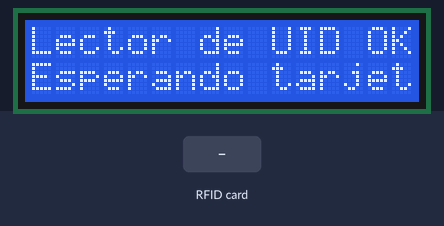
Bench run of a sketch on a simulated ESP8266 (NodeMCU). Shown: 16×2 character LCD. Inputs (shaded band) come from the test bench. What the sketch prints to the serial monitor is not drawn.

Above: at 1.3 s.
1.4 s: RFID card 5E 7A 19 C4 held to the reader
At 2.0 s:
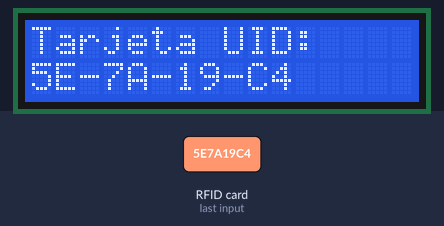
Timing chart, 0 to 4.4 s (numbered marks = the images above; inputs shaded):
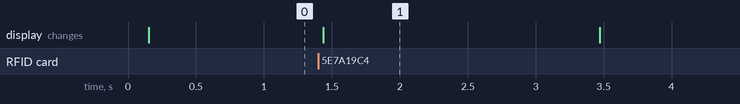

Measured:
- after the input at 1.4 s, the display: changes at once (image 1)
- what the display in image 1 shows lasts 2.1 s, from 1.4 s to 3.5 s

The sketch:

Lector_UID.ino
```cpp
#include <SPI.h>
#include <MFRC522.h>
#include <Wire.h>

// Librerías compatibles con ESP8266 para I2C LCD
#include <hd44780.h>
#include <hd44780ioClass/hd44780_I2Cexp.h>

// ------------------------------------------------------------------
// --- CONFIGURACIÓN
// ------------------------------------------------------------------

// PINES RFID (SPI)
#define RST_PIN D3 // RST conectado a D3 (GPIO0)
#define SS_PIN D4 // SDA/SS conectado a D4 (GPIO2)

// PINES I2C LCD (Estándar para ESP8266)
#define SDA_PIN D2 // SDA (Data) conectado a D2 (GPIO4)
#define SCL_PIN D1 // SCL (Clock) conectado a D1 (GPIO5)

// ------------------------------------------------------------------
// --- INICIALIZACIÓN DE PERIFÉRICOS ---
// ------------------------------------------------------------------
MFRC522 reader(SS_PIN, RST_PIN);

hd44780_I2Cexp lcd;
MFRC522::MIFARE_Key key;

void setup() {
    Serial.begin(115200);
    while (!Serial);

    // Inicialización I2C (LCD)
    Wire.begin(SDA_PIN, SCL_PIN);
    lcd.begin(16, 2); // Inicia la LCD con 16 columnas y 2 filas
    lcd.backlight();

    // Inicialización SPI (RFID)
    SPI.begin();
    reader.PCD_Init();
    delay(4);

    // Llave de seguridad por defecto
    for (byte i = 0; i < 6; i++) {
        key.keyByte[i] = 0xFF;
    }

    // Mensaje inicial en LCD y Serial
    lcd.clear();
    lcd.setCursor(0, 0);
    lcd.print("Lector de UID OK");
    lcd.setCursor(0, 1);
    lcd.print("Esperando tarjeta");
    Serial.println("Sistema de lectura de UID iniciado.");
}

void loop() {
    // 1. Verifica si hay una nueva tarjeta presente
    if (!reader.PICC_IsNewCardPresent()) return;

    // 2. Lee el Serial (UID) de la tarjeta
    if (!reader.PICC_ReadCardSerial()) return;

    // 3. Convierte UID a formato de texto (String)
    String current_uid = "";
    for (byte i = 0; i < reader.uid.size; i++) {
        if (reader.uid.uidByte[i] < 0x10) current_uid += "0";
        current_uid += String(reader.uid.uidByte[i], HEX);
        if (i + 1 != reader.uid.size) current_uid += "-";
    }
    current_uid.toUpperCase();

    // 4. Muestra el UID en el LCD
    lcd.clear();
    lcd.setCursor(0, 0);
    lcd.print("Tarjeta UID:");
    lcd.setCursor(0, 1);
    lcd.print(current_uid);

    // 5. Imprime el UID en el monitor serial para copiarlo
    Serial.print("UID LEIDO: ");
    Serial.println(current_uid);

    delay(2000);

    // 6. Vuelve al estado de espera
    lcd.clear();
    lcd.setCursor(0, 0);
    lcd.print("Lector de UID OK");
    lcd.setCursor(0, 1);
    lcd.print("Esperando tarjeta");

    reader.PICC_HaltA();
    reader.PCD_StopCrypto1();
}
```
